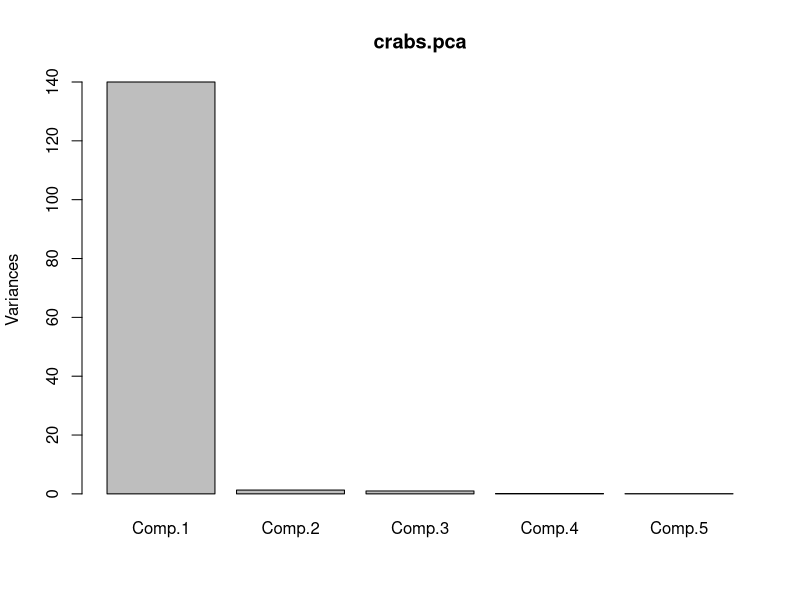
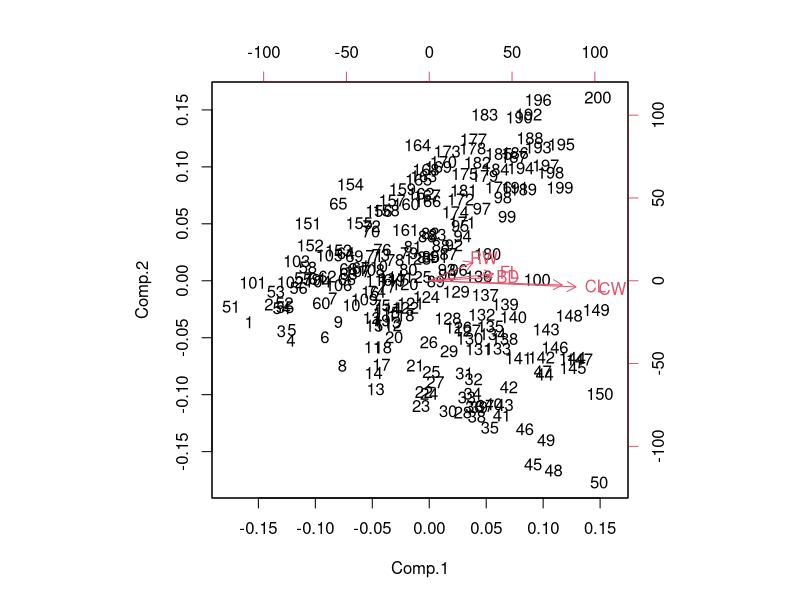
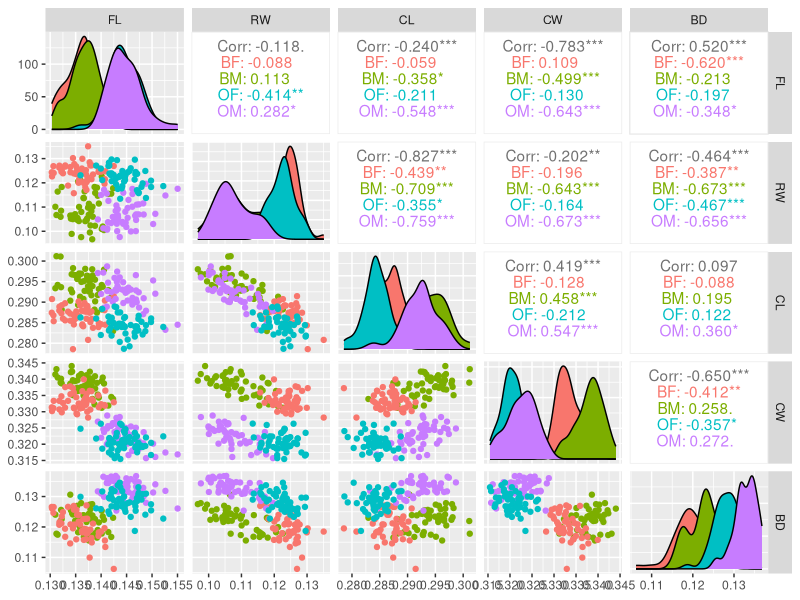
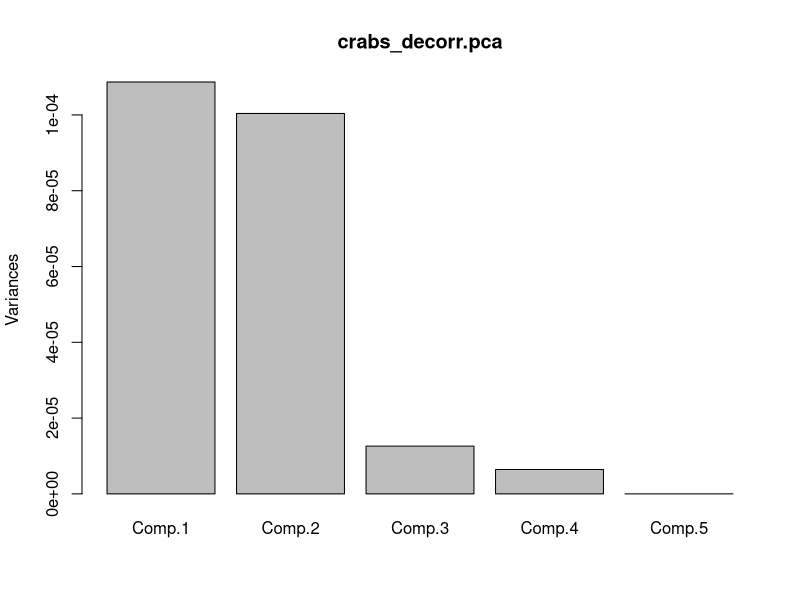
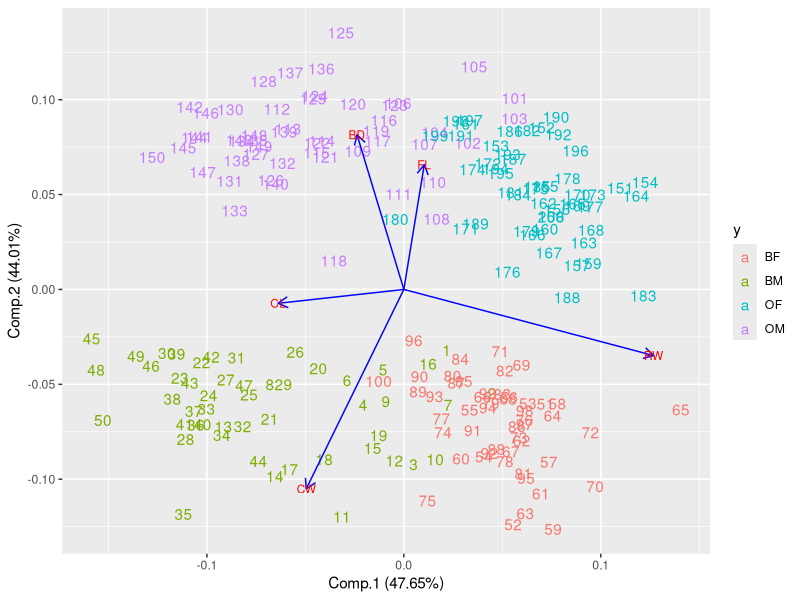
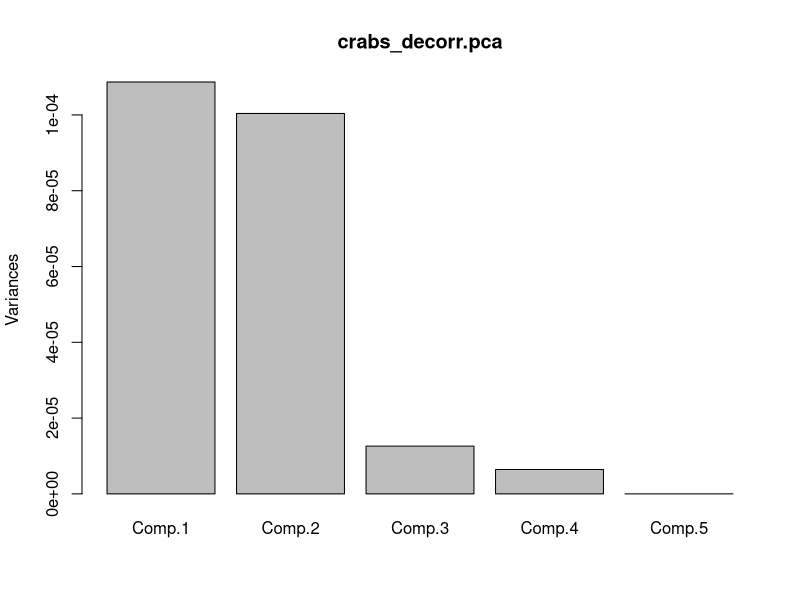

Write the R code that produced these figures, in order.
#*********************************************#
#                                             #
#                   Libraries                 #
#                                             #
#*********************************************#

library(ggplot2)
library(MASS)
library(GGally) #ggpairs
library(reshape2)
library(grid)
library(ggfortify)

#*********************************************#
#                                             #
#                   Data                      #
#                                             #
#*********************************************#
#l’ACP sur crabsquant
data(crabs)
crabsquant = crabs[, 4:8]
n.crabs = nrow(crabs)
p.crabs = ncol(crabs)
summary(crabs)


#*********************************************#
#                                             #
#             Question 1: princomp            #
#                                             #
#*********************************************#
crabs.pca = princomp(crabsquant)
crabs.pca
loadings(crabs.pca)
#png('SY09_TPs/TP1/Figures/Crabs/pca_plot.png')
plot(crabs.pca)
#dev.off()
#png('SY09_TPs/TP1/Figures/Crabs/pca_biplot.png')
biplot(crabs.pca)
#dev.off()

#Composantes portees par l'axe comp1 et 0 sur le deuxieme axe comp2
load = with(crabs.pca, unclass(loadings))
aload = abs(load) ## save absolute values
sweep(aload, 2, colSums(aload), "/")



#*********************************************#
#                                             #
#             Question 2: Solution            #
#                                             #
#*********************************************#

#nouvelle matrice de donnees avec variables non corollees
crabs_decorr = crabs 
rowsum = rowSums(crabs[,4:8])
for(i in 1:n.crabs)
{
    crabs_decorr[i,4:8] = crabs_decorr[i,4:8] / rowsum[i]
    
}

#Column of reponses
y =  matrix(0, nrow=n.crabs, ncol=1)
crabs_decorr = cbind(crabs_decorr, y)
#crabs.new
for(i in 1:n.crabs)
{
    if(crabs_decorr$sp[i]=="O" & crabs_decorr$sex[i]=="M")
        crabs_decorr$y[i] = 'OM'
        
    if(crabs_decorr$sp[i]=="O" & crabs_decorr$sex[i]=="F")
       crabs_decorr$y[i] = 'OF'
        
    if(crabs_decorr$sp[i]=="B" & crabs_decorr$sex[i]=="M")
        crabs_decorr$y[i] = 'BM'
        
    if(crabs_decorr$sp[i]=="B" & crabs_decorr$sex[i]=="F")
        crabs_decorr$y[i] = 'BF'
}

#png('SY09_TPs/TP1/Figures/Crabs/matricial_plot_decorr_classes.png')
ggpairs(crabs_decorr,aes(color = y), columns = c("FL", "RW", "CL", "CW", "BD"))
#dev.off()

crabs_decorr.pca = princomp(crabs_decorr[,4:8])
crabs_decorr.pca
loadings(crabs_decorr.pca)

#png('SY09_TPs/TP1/Figures/Crabs/decorr_pca_plot.png')
plot(crabs_decorr.pca)
#dev.off()
#png('SY09_TPs/TP1/Figures/Crabs/decorr_pca_biplot.png')
autoplot(crabs_decorr.pca, data= crabs_decorr, colour= 'y', shape= FALSE,  
         loadings = TRUE, loadings.colour = 'blue',
         loadings.label = TRUE, loadings.label.size = 3, x=1, y=2)
#dev.off()

#Percentage of contribution
load = with(crabs_decorr.pca, unclass(loadings))
aload = abs(load) ## save absolute values
sweep(aload, 2, colSums(aload), "/")
colSums(sweep(aload, 2, colSums(aload), "/"))

screeplot(crabs_decorr.pca)
